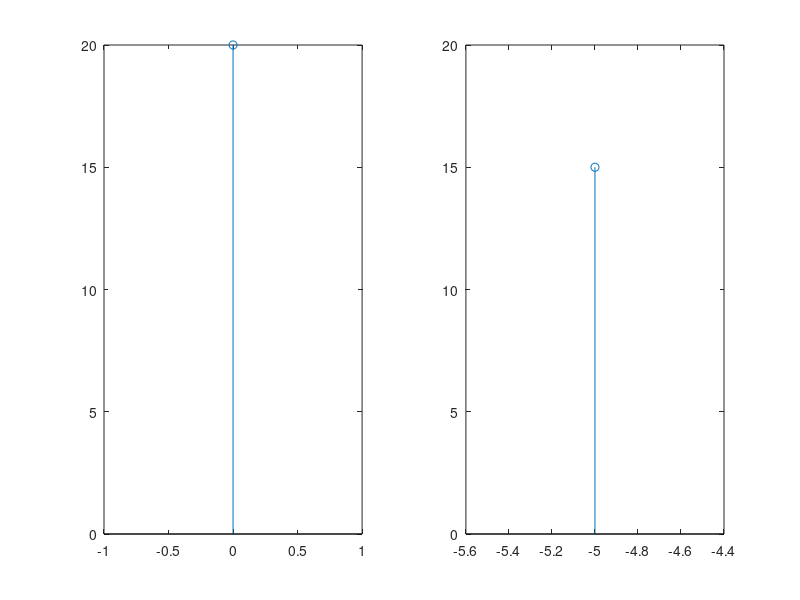
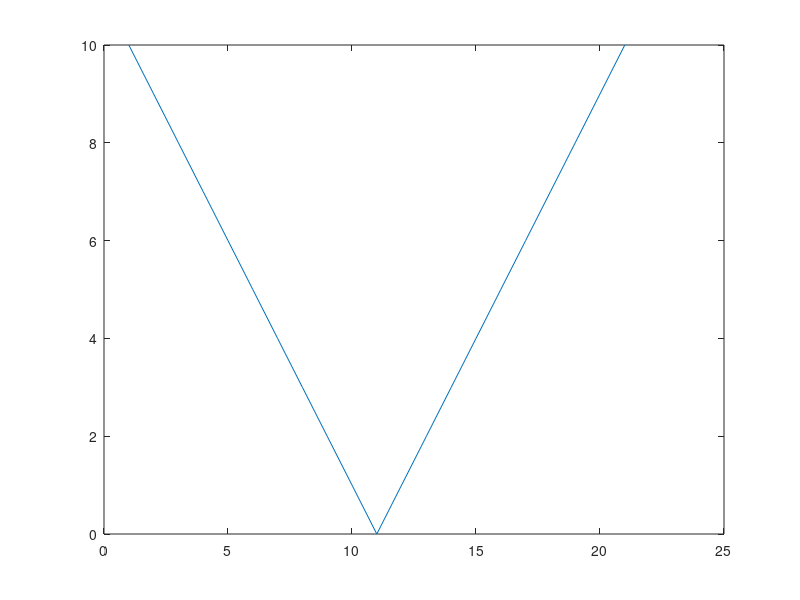
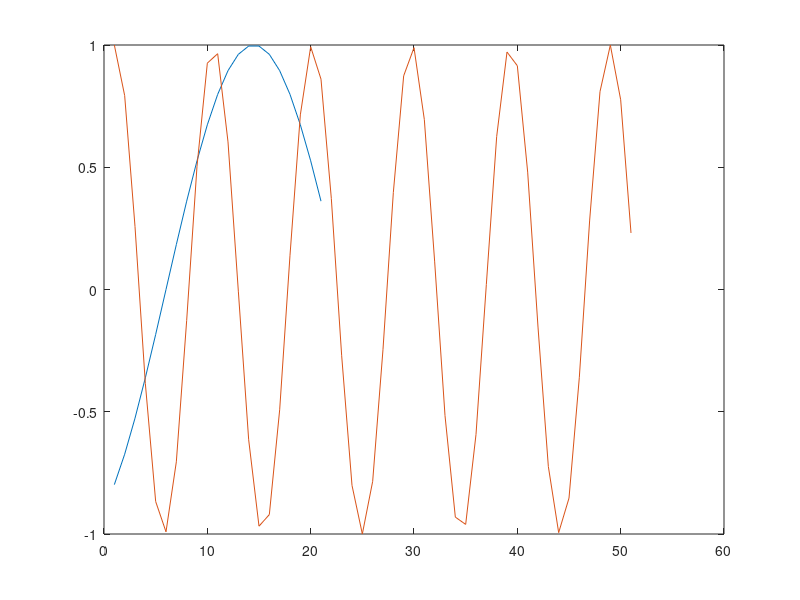
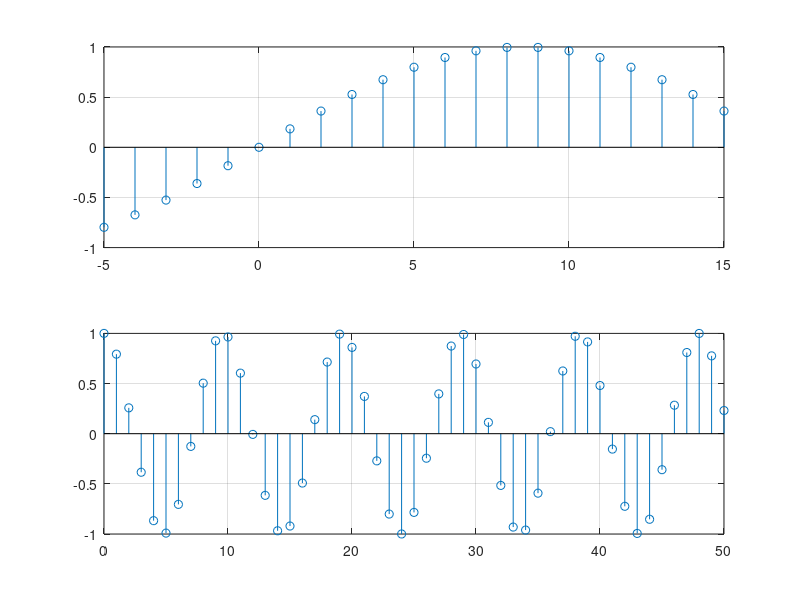

Write the MATLAB code that produced these figures, in order.
%a)
figure(1)
z=zeros(1,21)
z(1,6)=1
subplot(1,2,1),stem(0,20)
hold on
subplot(1,2,2),stem(-5,15)
hold off

%b)
figure(2)
n=0:20
t=abs(10-n)
plot(t)

%c)
figure(3)
n=-5:15
x1=sin((pi/17)*n)
n=0:50
x2=cos((pi/(sqrt(23)))*n)
plot(x1)
hold on
plot (x2)
hold off
figure(4)
n=-5:15
x1=sin((pi/17)*n)
m=0:50
x2=cos((pi/(sqrt(23)))*m)
subplot(2,1,1), stem(n,x1),grid
hold on
subplot(2,1,2),stem(m,x2),grid
hold off